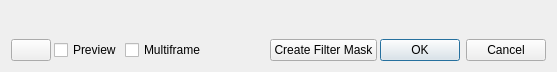
<?xml version="1.0" encoding="UTF-8"?>
<ui version="4.0">
 <author>
    SPDX-FileCopyrightText: none
    SPDX-License-Identifier: GPL-3.0-or-later
  </author>
 <class>FilterDialog</class>
 <widget class="QDialog" name="FilterDialog">
  <property name="geometry">
   <rect>
    <x>0</x>
    <y>0</y>
    <width>557</width>
    <height>72</height>
   </rect>
  </property>
  <property name="sizePolicy">
   <sizepolicy hsizetype="Preferred" vsizetype="Preferred">
    <horstretch>0</horstretch>
    <verstretch>0</verstretch>
   </sizepolicy>
  </property>
  <property name="minimumSize">
   <size>
    <width>0</width>
    <height>0</height>
   </size>
  </property>
  <property name="windowTitle">
   <string>Dialog</string>
  </property>
  <layout class="QVBoxLayout" name="verticalLayout">
   <property name="spacing">
    <number>12</number>
   </property>
   <item>
    <widget class="KisFilterSelectorWidget" name="filterSelection" native="true">
     <property name="sizePolicy">
      <sizepolicy hsizetype="Expanding" vsizetype="Expanding">
       <horstretch>0</horstretch>
       <verstretch>0</verstretch>
      </sizepolicy>
     </property>
    </widget>
   </item>
   <item>
    <layout class="QHBoxLayout" name="horizontalLayout_3" stretch="0,0,0,0,0,0">
     <property name="spacing">
      <number>3</number>
     </property>
     <property name="topMargin">
      <number>0</number>
     </property>
     <item>
      <widget class="QPushButton" name="filterGalleryToggle">
       <property name="text">
        <string notr="true"/>
       </property>
       <property name="checkable">
        <bool>true</bool>
       </property>
      </widget>
     </item>
     <item>
      <widget class="QCheckBox" name="checkBoxPreview">
       <property name="text">
        <string>Preview</string>
       </property>
      </widget>
     </item>
     <item>
      <widget class="QCheckBox" name="chkFilterSelectedFrames">
       <property name="text">
        <string>Multiframe</string>
       </property>
      </widget>
     </item>
     <item>
      <spacer name="horizontalSpacer_2">
       <property name="orientation">
        <enum>Qt::Horizontal</enum>
       </property>
       <property name="sizeHint" stdset="0">
        <size>
         <width>1</width>
         <height>20</height>
        </size>
       </property>
      </spacer>
     </item>
     <item>
      <widget class="QPushButton" name="pushButtonCreateMaskEffect">
       <property name="enabled">
        <bool>true</bool>
       </property>
       <property name="text">
        <string>Create Filter Mask</string>
       </property>
      </widget>
     </item>
     <item>
      <widget class="QDialogButtonBox" name="buttonBox">
       <property name="sizePolicy">
        <sizepolicy hsizetype="Maximum" vsizetype="Fixed">
         <horstretch>0</horstretch>
         <verstretch>0</verstretch>
        </sizepolicy>
       </property>
       <property name="standardButtons">
        <set>QDialogButtonBox::Cancel|QDialogButtonBox::Ok</set>
       </property>
      </widget>
     </item>
    </layout>
   </item>
  </layout>
 </widget>
 <customwidgets>
  <customwidget>
   <class>KisFilterSelectorWidget</class>
   <extends>QWidget</extends>
   <header>widgets/kis_filter_selector_widget.h</header>
   <container>1</container>
  </customwidget>
 </customwidgets>
 <resources/>
 <connections/>
</ui>
